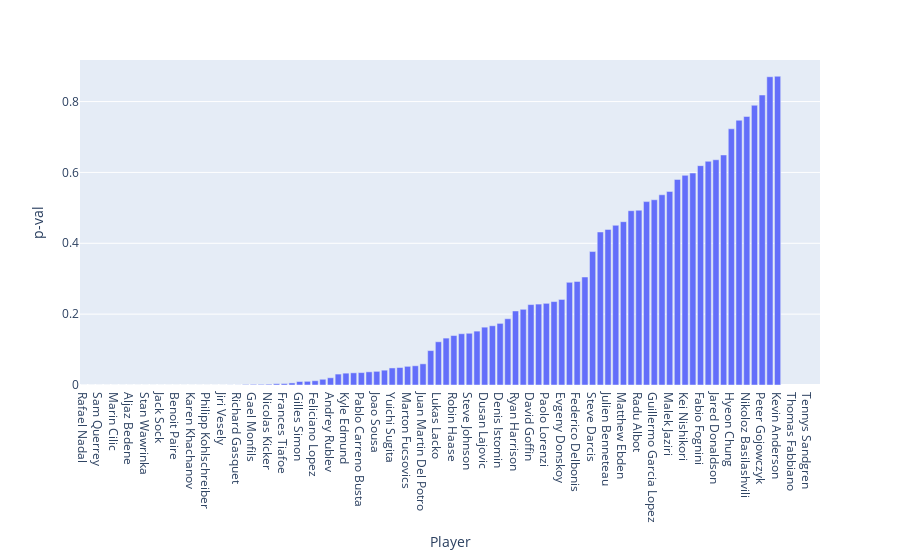

Notebook source saved alongside this figure:
### Code cell
strks_svs_sorted = strks_svs.sort_values('p-val')
fig = px.bar(strks_svs_sorted, x='Player', y='p-val')
#fig.update_xaxes(visible=False, showticklabels=True)
fig.show()

### Figure 1 — Plotly figure (JSON) as saved in the notebook; plotly's stock layout.template omitted (floating-point values rounded to 4 significant figures)
{"data": [{"alignmentgroup": "True", "hovertemplate": "Player=%{x}<br>p-val=%{y}<extra></extra>", "legendgroup": "", "marker": {"color": "#636efa"}, "name": "", "offsetgroup": "", "orientation": "v", "showlegend": false, "textposition": "auto", "type": "bar", "x": ["Rafael Nadal", "Alexandr Dolgopolov", "Sam Querrey", "Yen Hsun Lu", "Marin Cilic", "Roger Federer", "Aljaz Bedene", "Milos Raonic", "Stan Wawrinka", "Lucas Pouille", "Jack Sock", "Novak Djokovic", "Benoit Paire", "John Isner", "Karen Khachanov", "Roberto Bautista Agut", "Philipp Kohlschreiber", "Gilles Muller", "Jiri Vesely", "Fernando Verdasco", "Richard Gasquet", "Grigor Dimitrov", "Gael Monfils", "Horacio Zeballos", "Nicolas Kicker", "Tomas Berdych", "Frances Tiafoe", "Viktor Troicki", "Gilles Simon", "David Ferrer", "Feliciano Lopez", "Damir Dzumhur", "Andrey Rublev", "Ivo Karlovic", "Kyle Edmund", "Leonardo Mayer", "Pablo Carreno Busta", "Andy Murray", "Joao Sousa", "Jo Wilfried Tsonga", "Yuichi Sugita", "Dominic Thiem", "Marton Fucsovics", "Nick Kyrgios", "Juan Martin Del Potro", "Mikhail Youzhny", "Lukas Lacko", "Marius Copil", "Robin Haase", "Stefanos Tsitsipas", "Steve Johnson", "Alexander Zverev", "Dusan Lajovic", "Jeremy Chardy", "Denis Istomin", "Pablo Cuevas", "Ryan Harrison", "Filip Krajinovic", "David Goffin", "Jordan Thompson", "Paolo Lorenzi", "Borna Coric", "Evgeny Donskoy", "Andreas Seppi", "Federico Delbonis", "Dudi Sela", "Steve Darcis", "Denis Shapovalov", "Julien Benneteau", "Guido Pella", "Matthew Ebden", "Mikhail Kukushkin", "Radu Albot", "Daniil Medvedev", "Guillermo Garcia Lopez", "Florian Mayer", "Malek Jaziri", "Adrian Mannarino", "Kei Nishikori", "Taro Daniel", "Fabio Fognini", "Jan Lennard Struff", "Jared Donaldson", "Blaz Kavcic", "Hyeon Chung", "Donald Young", "Nikoloz Basilashvili", "Mischa Zverev", "Peter Gojowczyk", "Pierre Hugues Herbert", "Kevin Anderson", "Albert Ramos", "Thomas Fabbiano", "Gerald Melzer", "Tennys Sandgren", "Victor Estrella"], "xaxis": "x", "y": [0, 0, 0, 0, 0, 0, 0, 0, 0, 0, 4.883e-11, 4.845e-08, 2.983e-06, 5.042e-06, 9.849e-06, 1.92e-05, 2.471e-05, 4.2e-05, 5.605e-05, 0.000195, 0.0002592, 0.001447, 0.001805, 0.001849, 0.002218, 0.003655, 0.004102, 0.005852, 0.009875, 0.01038, 0.01205, 0.01614, 0.02039, 0.03084, 0.03343, 0.03438, 0.03502, 0.03716, 0.03854, 0.04186, 0.04812, 0.04939, 0.05267, 0.05424, 0.05976, 0.09713, 0.122, 0.1324, 0.1396, 0.1448, 0.146, 0.1521, 0.1632, 0.1672, 0.1739, 0.1871, 0.2089, 0.2137, 0.227, 0.2284, 0.2305, 0.2355, 0.2415, 0.2899, 0.2922, 0.3048, 0.3767, 0.4319, 0.4391, 0.4507, 0.461, 0.492, 0.4933, 0.5177, 0.5229, 0.5369, 0.5464, 0.5803, 0.5917, 0.5983, 0.6191, 0.6314, 0.6358, 0.6493, 0.7231, 0.7473, 0.758, 0.7896, 0.8185, 0.8701, 0.8715, null, null, null, null, null], "yaxis": "y"}], "layout": {"barmode": "relative", "legend": {"tracegroupgap": 0}, "margin": {"t": 60}, "xaxis": {"anchor": "y", "domain": [0, 1], "title": {"text": "Player"}}, "yaxis": {"anchor": "x", "domain": [0, 1], "title": {"text": "p-val"}}}}
